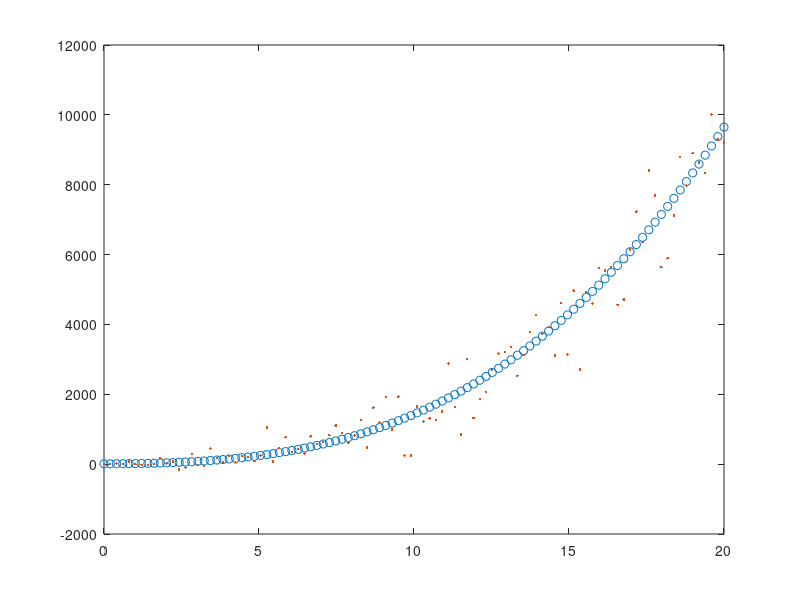

Source code (MATLAB): (Note: this script raises an error after producing the figure.)
%mydata
clear, clc

x = linspace(0,20,100)
y = x.^3 + 4*x.^2 + 2 *x +9;

ynoise = y + 50*randn(size(x)).*x;

plot(x,y,'o',x,ynoise,'.')

MSE2 = MSE_PolyFitPlot(x, ynoise, 2)

MSE3 = MSE_PolyFitPlot(x, ynoise, 3)